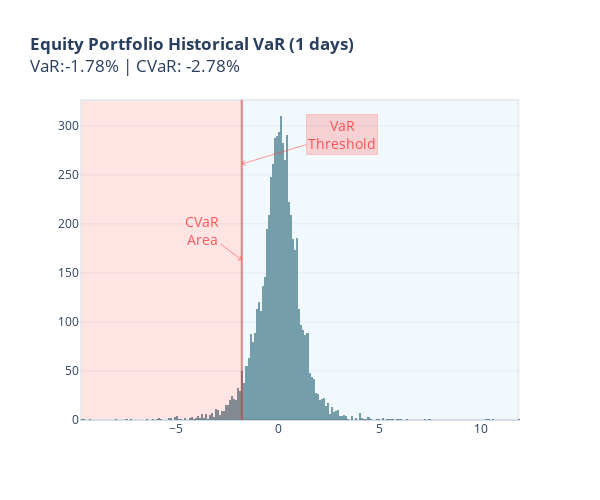
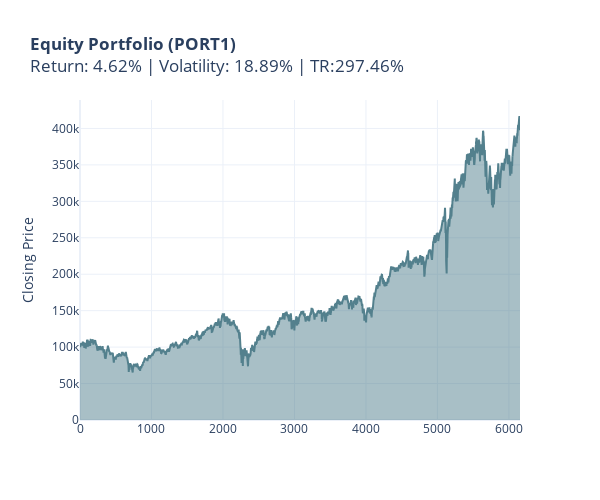
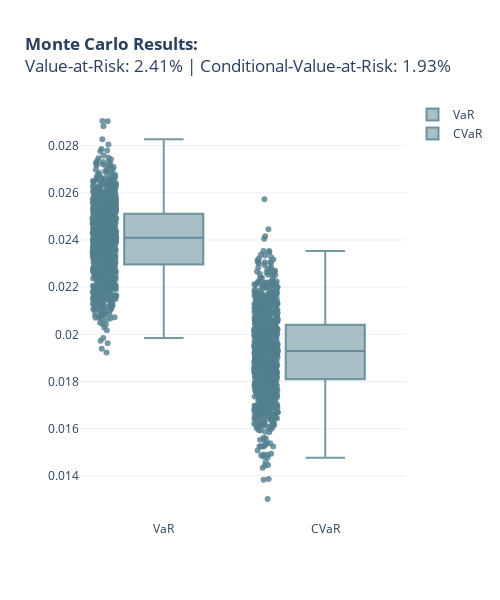

Notebook code for these charts, in order:
### Markdown cell above
### Portfolio Class

### Code cell
class Portfolio(FinancialInstrument):
    def __init__(self, name, identifier, conf_level, time_horizen, initial_value, securities, weights):
        super().__init__(name, identifier, conf_level, time_horizen)
        self.initial_value = initial_value
        self.securities = securities
        self.weights = weights
        self.mc_results = None
        # self.mc_results = {'total_return':[],'return':[],'volatility':[],'VaR':[],'CVaR':[]}

    def __str__(self):
        txt = super().__str__()
        txt += f"Initial Value: ${self.initial_value:,.0f}\n"
        txt += "Portfolio Holdings:\n"
        txt += "-"*100 + "\n"
        for i, security in enumerate(self.securities):
            txt += f"  + {security.name}({self.weights[i]*100:.2f}%) | Return:{security.mu*100:.2f}% | Volatility:{security.sigma*100:.2f}%\n"
        txt += "\nHistorical Portfoio Performance\n"
        txt += "-"*100 + "\n"
        txt += f"Total Return {self.total_return*100:.2f}% | Annualized {self.mu*100:.2f}% | Volatility:{self.sigma*100:.2f}%\n"
        txt += f"Value-at-Risk ({self.time_horizen} days): {self.histVaR*100:.2f}%\n"
        txt += f"Conditional Value-at-Risk ({self.time_horizen} days): {self.histCVaR*100:.2f}%\n"
        return txt

    def calc_covariance(self):
        for i,sec in enumerate(self.securities):
            r = pd.DataFrame(sec.prices['returns'])
            r.columns = [f'returns_{sec.identifier}']
            if i==0:
                df_r = r
            else:
                df_r = df_r.join(r, how='inner',lsuffix=f'_{sec.identifier}')
        # update the cov matrix for the portfolio
        return df_r.cov()

    def calc_portfolio_values(self):
        """ """ 
        # extract historical security returns
        sec_returns = []
        for sec in self.securities:
            sec_returns.append(sec.returns)

        # transpose
        sec_returns = np.array(sec_returns).T

        # calculate the weight portfolio return
        p_returns = sec_returns.dot(self.weights)

        # calculate portfolio values
        p_values = np.cumprod(1 + p_returns) * self.initial_value
        p_values = np.insert(p_values, 0, self.initial_value)

        # calculate returns
        p_total_return = (1+p_returns).prod()-1
        p_return  = p_total_return ** (255/len(p_returns)) -1
        p_vol = np.std(p_returns) *  np.sqrt(255)

        # update portfolio attributes
        self.total_return = p_total_return
        self.prices = pd.DataFrame({'close':p_values})
        self.mu = p_return
        self.sigma = p_vol
        self.returns = p_returns
        self.histVaR = super().calc_HistVaR()
        self.histCVaR = super().calc_HistCVaR()

    
    def run_monte_carlo(self, num_sims, num_days):
            """
            num_sims: number of simulations to run
            num_days: number of days in each simulation
            """

            # results accumulator
            results = []
    
            # initial holdings
            portfolio = np.array([w*self.initial_value for w in self.weights])

            # calculate the convariance amoung securities
            self.cov = self.calc_covariance()
            
            # loop through simulations
            for sim in range(num_sims):    
                # simulation results
                result = {      
                    'portfolio-returns':None,
                    'portfolio-values':None,
                    'portfolio-return':None,
                    'portfolio-std':None,
                    'portfolio-var':None,
                    'portfolio-cvar': None,
                }
    
                # simulate multivariate returns for each security
                sec_mu = [m.mu for m in self.securities] 
                sec_returns = np.random.default_rng().multivariate_normal(sec_mu, np.array(self.cov), num_days).T

                # transform the security returns
                sec_returns = np.array(sec_returns).T
     
                # calc the weighted portfolio returns
                p_returns = sec_returns.dot(self.weights)
    
                # calc portfolio value
                p_values = np.cumprod(p_returns + 1)*self.initial_value
            
                # cumulative portfolio return
                p_cr = (p_returns + 1).prod()-1

                # annualized portfolio return
                p_ret = (1 + p_cr)**(num_days / 252)-1
                
                # annualized portfolio standard deviation
                p_std = np.std(p_returns) * np.sqrt(252)

                # update the portfolio returns
                self.returns = p_returns

                # calculate the var
                var = super().calc_HistVaR()
                self.histVaR = var

                # calculate the CVaR
                cvar = super().calc_HistCVaR()
                self.histCVaR = cvar
                
                # accumulate data summaries
                result['portfolio-return'] = p_ret
                result['portfolio-std'] = p_std 
                result['portfolio-var'] = var
                result['portfolio-cvar'] = cvar
                result['portfolio-returns'] = p_returns
                result['portfolio-values'] = np.insert(p_values,0,self.initial_value)

                # accumulate simulation summary
                results.append(result)
                
            # update the simulation results
            self.mc_results = results

    def plot_vars(self):
        """"""
        # get the VaR, median VaR
        vars = [sim['portfolio-var'] for sim in self.mc_results]
        med_var = np.median(vars) *100

        # get the CVaRs, median CVaR
        cvars = [sim['portfolio-cvar'] for sim in self.mc_results]
        med_cvar = np.median(cvars) *100

        # plot
        title = f"<b>Monte Carlo Results:</b><br>"
        title += f"Value-at-Risk: {med_var:.2f}% | Conditional-Value-at-Risk: {med_cvar:.2f}%"
        
        fig = go.Figure()
        fig.add_trace(
            go.Box(
                y=vars,
                name='VaR',
                marker_color = 'rgba(83,128,141,0.8)',
                boxpoints='all'
            )
        )
        fig.add_trace(
            go.Box(
                y=cvars,
                name='CVaR',
                marker_color = 'rgba(83,128,141,0.8)',
                boxpoints='all'
            )
        )
        
        fig.update_layout(height=600,width=500,template='plotly_white',title=title)
        fig.show()








        
# Portfolio
portfolio = Portfolio(
    name = 'Equity Portfolio', 
    identifier = 'PORT1',
    securities= [s,g],
    weights = [0.80, 0.20],
    initial_value = 100000,
    conf_level = CONF_LEVEL,
    time_horizen = TIME_HORIZEN,
)

# calculate portfolio values
portfolio.calc_portfolio_values()
print(portfolio)

portfolio.plot_histograms()
portfolio.plot_prices()

# run monte carlo simulation
portfolio.run_monte_carlo(1000,252)

# plot Vars
portfolio.plot_vars()

### Figure 1 — Plotly figure (JSON) as saved in the notebook; plotly's stock layout.template omitted (floating-point values rounded to 4 significant figures; data arrays with more than 128 entries replaced by an {"elided": "..."} marker saying what was removed)
{"data": [{"marker": {"color": "rgba(83,128,141,0.8)"}, "type": "histogram", "x": {"elided": "6155 float values"}}], "layout": {"annotations": [{"arrowcolor": "rgba(255,51,51,.5)", "arrowhead": 4, "ax": 100, "ay": -30, "bgcolor": "rgba(255,51,51,.2)", "bordercolor": "rgba(255,51,51,.2)", "font": {"color": "rgba(255,51,51,0.8)", "size": 14}, "showarrow": true, "text": "VaR<br>Threshold", "x": -1.781, "xref": "x", "y": 0.8, "yref": "paper"}, {"arrowcolor": "rgba(255,51,51,.5)", "arrowhead": 4, "ax": -40, "ay": -30, "font": {"color": "rgba(255,51,51,0.8)", "size": 14}, "showarrow": true, "text": "CVaR<br>Area", "x": -1.781, "xref": "x", "y": 0.5, "yref": "paper"}], "height": 500, "shapes": [{"fillcolor": "red", "opacity": 0.1, "type": "rect", "x0": -9.687, "x1": -1.781, "xref": "x", "y0": 0, "y1": 1, "yref": "paper"}, {"fillcolor": "skyblue", "opacity": 0.1, "type": "rect", "x0": -1.781, "x1": 11.82, "xref": "x", "y0": 0, "y1": 1, "yref": "paper"}, {"line": {"color": "rgba(255,51,51,.5)"}, "type": "line", "x0": -1.781, "x1": -1.781, "xref": "x", "y0": 0, "y1": 1, "yref": "paper"}], "title": {"text": "<b>Equity Portfolio Historical VaR (1 days) </b><br>VaR:-1.78% | CVaR: -2.78%"}, "width": 600, "xaxis": {"autorange": true, "range": [-9.736, 11.9], "type": "linear"}, "yaxis": {"autorange": true, "range": [0, 326.3]}}}

### Figure 2 — Plotly figure (JSON) as saved in the notebook; plotly's stock layout.template omitted (floating-point values rounded to 4 significant figures; data arrays with more than 128 entries replaced by an {"elided": "..."} marker saying what was removed)
{"data": [{"fill": "tozeroy", "fillcolor": "rgba(83,128,141,0.5)", "hovertemplate": "Date:%{x} Closing Price:%{y:,.0f}", "line": {"color": "rgb(83,128,141)", "width": 2}, "type": "scatter", "x": {"elided": "6156 int values"}, "y": {"elided": "6156 float values"}}], "layout": {"height": 500, "title": {"text": "<b>Equity Portfolio (PORT1)</b><br>Return: 4.62% | Volatility: 18.89% | TR:297.46%"}, "width": 600, "xaxis": {"autorange": true, "range": [0, 6155], "type": "linear"}, "yaxis": {"autorange": true, "range": [0, 439000.0], "title": {"text": "Closing Price"}, "type": "linear"}}}

### Figure 3 — Plotly figure (JSON) as saved in the notebook; plotly's stock layout.template omitted (floating-point values rounded to 4 significant figures; data arrays with more than 128 entries replaced by an {"elided": "..."} marker saying what was removed)
{"data": [{"boxpoints": "all", "marker": {"color": "rgba(83,128,141,0.8)"}, "name": "VaR", "type": "box", "y": {"elided": "1000 float values"}}, {"boxpoints": "all", "marker": {"color": "rgba(83,128,141,0.8)"}, "name": "CVaR", "type": "box", "y": {"elided": "1000 float values"}}], "layout": {"height": 600, "title": {"text": "<b>Monte Carlo Results:</b><br>Value-at-Risk: 2.41% | Conditional-Value-at-Risk: 1.93%"}, "width": 500, "xaxis": {"autorange": true, "range": [-0.5186, 1.5], "type": "category"}, "yaxis": {"autorange": true, "range": [0.01213, 0.02993], "type": "linear"}}}
